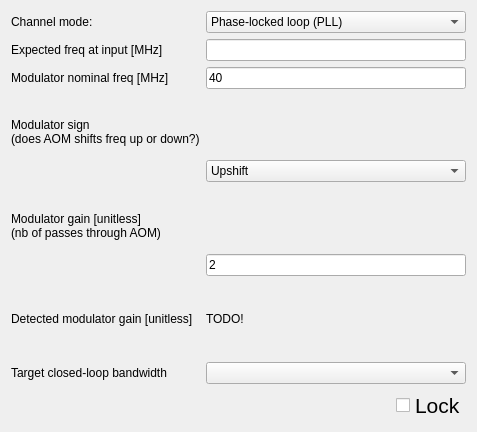
<?xml version="1.0" encoding="UTF-8"?>
<ui version="4.0">
 <class>Form</class>
 <widget class="QWidget" name="Form">
  <property name="geometry">
   <rect>
    <x>0</x>
    <y>0</y>
    <width>439</width>
    <height>432</height>
   </rect>
  </property>
  <property name="windowTitle">
   <string>Form</string>
  </property>
  <layout class="QGridLayout" name="gridLayout">
   <item row="0" column="1">
    <widget class="QComboBox" name="comboMode">
     <property name="currentIndex">
      <number>1</number>
     </property>
     <item>
      <property name="text">
       <string>Open-loop frequency counter/phase meter</string>
      </property>
     </item>
     <item>
      <property name="text">
       <string>Phase-locked loop (PLL)</string>
      </property>
     </item>
    </widget>
   </item>
   <item row="2" column="1">
    <widget class="QLineEdit" name="editModulatorNominalFreq">
     <property name="text">
      <string>40</string>
     </property>
    </widget>
   </item>
   <item row="2" column="0">
    <widget class="QLabel" name="label_5">
     <property name="text">
      <string>Modulator nominal freq [MHz]</string>
     </property>
    </widget>
   </item>
   <item row="3" column="0">
    <widget class="QLabel" name="label_2">
     <property name="text">
      <string>Modulator sign
(does AOM shifts freq up or down?)</string>
     </property>
    </widget>
   </item>
   <item row="6" column="1">
    <widget class="QLabel" name="lblDetectedModulatorGain">
     <property name="text">
      <string>TODO!</string>
     </property>
    </widget>
   </item>
   <item row="6" column="0">
    <widget class="QLabel" name="label_4">
     <property name="text">
      <string>Detected modulator gain [unitless]</string>
     </property>
    </widget>
   </item>
   <item row="5" column="1">
    <widget class="QLineEdit" name="editModulatorGain">
     <property name="text">
      <string>2</string>
     </property>
    </widget>
   </item>
   <item row="7" column="0">
    <widget class="QLabel" name="label_3">
     <property name="text">
      <string>Target closed-loop bandwidth</string>
     </property>
    </widget>
   </item>
   <item row="7" column="1">
    <widget class="QComboBox" name="comboTargetBW"/>
   </item>
   <item row="3" column="1" rowspan="2">
    <widget class="QComboBox" name="comboModulatorSign">
     <item>
      <property name="text">
       <string>Upshift</string>
      </property>
     </item>
     <item>
      <property name="text">
       <string>Downshift</string>
      </property>
     </item>
    </widget>
   </item>
   <item row="4" column="0" rowspan="2">
    <widget class="QLabel" name="label">
     <property name="text">
      <string>Modulator gain [unitless]
(nb of passes through AOM)</string>
     </property>
    </widget>
   </item>
   <item row="0" column="0">
    <widget class="QLabel" name="label_6">
     <property name="text">
      <string>Channel mode:</string>
     </property>
    </widget>
   </item>
   <item row="1" column="0">
    <widget class="QLabel" name="label_7">
     <property name="text">
      <string>Expected freq at input [MHz]</string>
     </property>
    </widget>
   </item>
   <item row="1" column="1">
    <widget class="QLineEdit" name="editExpectedFreq"/>
   </item>
   <item row="8" column="1">
    <layout class="QHBoxLayout" name="horizontalLayout">
     <item>
      <spacer name="horizontalSpacer">
       <property name="orientation">
        <enum>Qt::Horizontal</enum>
       </property>
       <property name="sizeHint" stdset="0">
        <size>
         <width>40</width>
         <height>20</height>
        </size>
       </property>
      </spacer>
     </item>
     <item>
      <widget class="QCheckBox" name="chkLock">
       <property name="font">
        <font>
         <pointsize>16</pointsize>
        </font>
       </property>
       <property name="text">
        <string>Lock</string>
       </property>
      </widget>
     </item>
    </layout>
   </item>
  </layout>
 </widget>
 <resources/>
 <connections/>
</ui>
